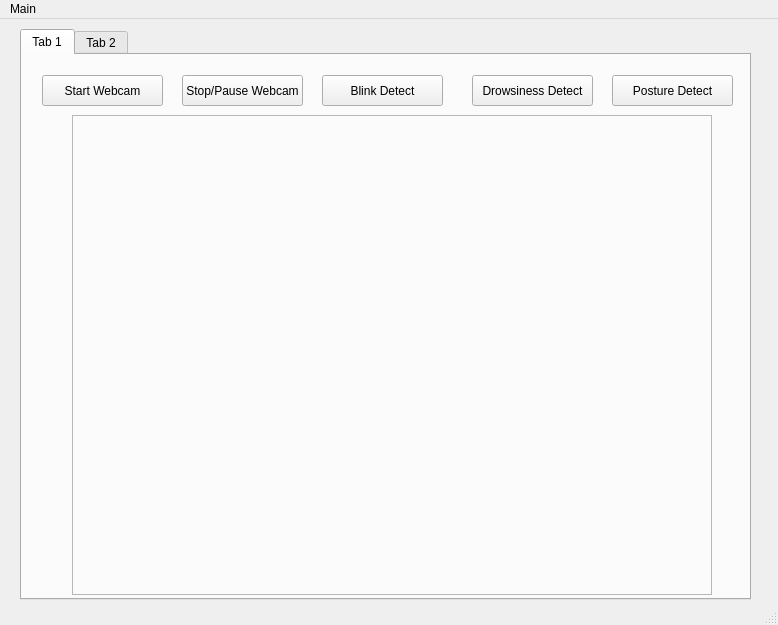
<?xml version="1.0" encoding="UTF-8"?>
<ui version="4.0">
 <class>Dialog</class>
 <widget class="QMainWindow" name="Dialog">
  <property name="geometry">
   <rect>
    <x>0</x>
    <y>0</y>
    <width>778</width>
    <height>625</height>
   </rect>
  </property>
  <property name="windowTitle">
   <string>MainWindow</string>
  </property>
  <widget class="QWidget" name="centralwidget">
   <widget class="QTabWidget" name="tabWidget">
    <property name="enabled">
     <bool>true</bool>
    </property>
    <property name="geometry">
     <rect>
      <x>20</x>
      <y>10</y>
      <width>731</width>
      <height>571</height>
     </rect>
    </property>
    <property name="currentIndex">
     <number>0</number>
    </property>
    <widget class="QWidget" name="tab">
     <attribute name="title">
      <string>Tab 1</string>
     </attribute>
     <widget class="QLabel" name="imgLabel">
      <property name="geometry">
       <rect>
        <x>50</x>
        <y>60</y>
        <width>640</width>
        <height>480</height>
       </rect>
      </property>
      <property name="frameShape">
       <enum>QFrame::StyledPanel</enum>
      </property>
      <property name="frameShadow">
       <enum>QFrame::Raised</enum>
      </property>
      <property name="text">
       <string/>
      </property>
     </widget>
     <widget class="QPushButton" name="startButton">
      <property name="geometry">
       <rect>
        <x>20</x>
        <y>20</y>
        <width>121</width>
        <height>31</height>
       </rect>
      </property>
      <property name="text">
       <string>Start Webcam</string>
      </property>
     </widget>
     <widget class="QPushButton" name="stopButton">
      <property name="geometry">
       <rect>
        <x>160</x>
        <y>20</y>
        <width>121</width>
        <height>31</height>
       </rect>
      </property>
      <property name="text">
       <string>Stop/Pause Webcam</string>
      </property>
     </widget>
     <widget class="QPushButton" name="blinkDetect">
      <property name="geometry">
       <rect>
        <x>300</x>
        <y>20</y>
        <width>121</width>
        <height>31</height>
       </rect>
      </property>
      <property name="text">
       <string>Blink Detect</string>
      </property>
     </widget>
     <widget class="QPushButton" name="drowsinessDetect">
      <property name="geometry">
       <rect>
        <x>450</x>
        <y>20</y>
        <width>121</width>
        <height>31</height>
       </rect>
      </property>
      <property name="text">
       <string>Drowsiness Detect</string>
      </property>
     </widget>
     <widget class="QPushButton" name="postureDetect">
      <property name="geometry">
       <rect>
        <x>590</x>
        <y>20</y>
        <width>121</width>
        <height>31</height>
       </rect>
      </property>
      <property name="text">
       <string>Posture Detect</string>
      </property>
     </widget>
    </widget>
    <widget class="QWidget" name="tab_2">
     <attribute name="title">
      <string>Tab 2</string>
     </attribute>
    </widget>
   </widget>
  </widget>
  <widget class="QMenuBar" name="menubar">
   <property name="geometry">
    <rect>
     <x>0</x>
     <y>0</y>
     <width>778</width>
     <height>21</height>
    </rect>
   </property>
   <widget class="QMenu" name="menuMain">
    <property name="title">
     <string>Main</string>
    </property>
   </widget>
   <addaction name="menuMain"/>
  </widget>
  <widget class="QStatusBar" name="statusbar"/>
 </widget>
 <resources/>
 <connections/>
</ui>
